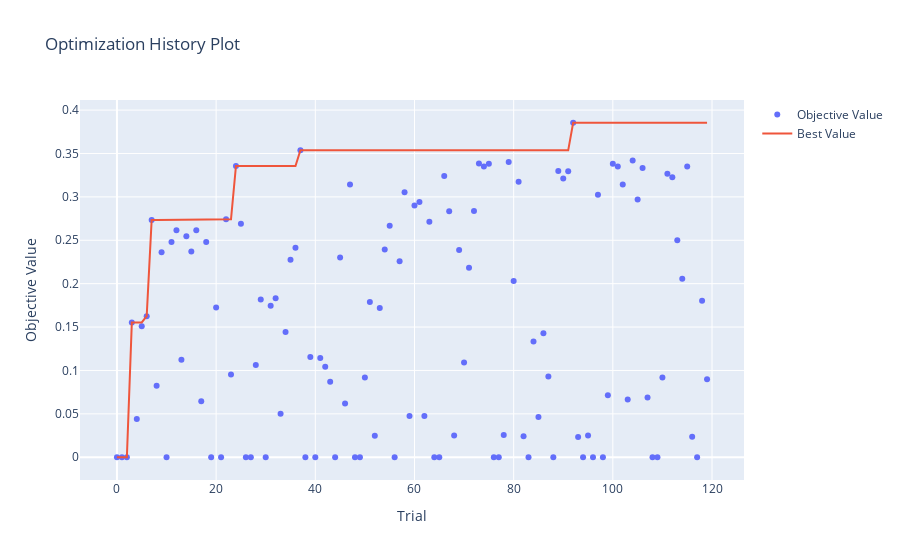

Notebook code cell kept with this figure:
### Code cell
# --- Visualizar y Guardar Resultados de Optuna ---
plot_optimization_history(study)
